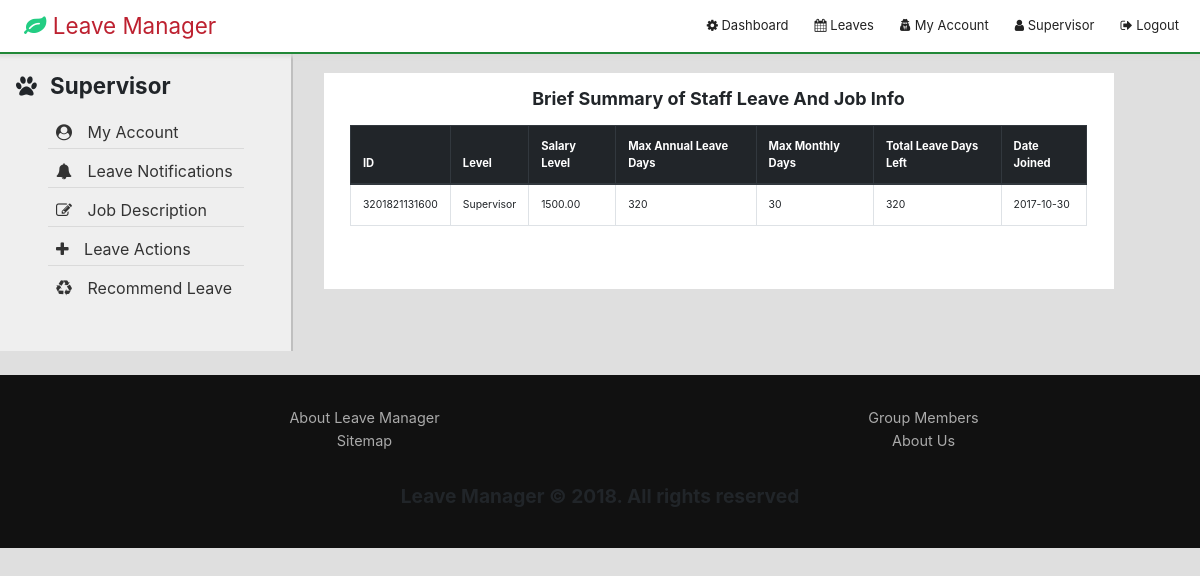
Page /dashboard.php?tab=2 (signed in) on the committed database.
### tables this page shows
CREATE TABLE `employee` (
  `id` int(11) NOT NULL,
  `staff_id` bigint(20) NOT NULL,
  `title` varchar(20) NOT NULL,
  `fname` varchar(150) NOT NULL,
  `lname` varchar(150) NOT NULL,
  `username` varchar(70) NOT NULL,
  `password` varchar(250) NOT NULL,
  `email` varchar(200) NOT NULL,
  `country_code` varchar(4) NOT NULL,
  `phone` int(10) UNSIGNED NOT NULL,
  `supervisor` varchar(200) DEFAULT NULL,
  `staff_level` enum('supervisor','non-supervisor') DEFAULT NULL,
  `date_registered` date NOT NULL
);

CREATE TABLE `job_description` (
  `id` int(11) NOT NULL,
  `staff_id` bigint(20) NOT NULL,
  `staff_level` enum('supervisor','non-supervisor') NOT NULL,
  `salary_level` decimal(45,2) NOT NULL,
  `date_joined` varchar(25) NOT NULL
);

CREATE TABLE `user_leave_metadata` (
  `id` int(11) NOT NULL,
  `staff_level` varchar(200) NOT NULL,
  `total_yr_leave_count` bigint(20) NOT NULL,
  `total_month_leave_count` bigint(20) NOT NULL,
  `current_days` int(11) NOT NULL
);

### functions.php (called while the page is built, shortened)
<?php
include_once("connection.php");
function query_db($str) {
    global $db_con;
    $res = $db_con->query($str);
    $rows = $res->fetch_object();
    return $rows;
 }
function is_session_inplace($session_var) {
    if(!isset($_SESSION[$session_var])){
        return FALSE;
    }
    return TRUE;
}

### dashboard.php (the view, shortened to what this page needs)
<?php
include_once("header.php");
if(!isset($_SESSION['staff-user']) && $_SESSION['staff-user'] == ""){
    echo "<script>location.href = 'index.php';</script>";
}else{
    $staff_username = $_SESSION['staff-user'];
    $staff_id = $_SESSION['staff-id'];
    $res = query_db("SELECT * FROM employee WHERE username = '$staff_username'");
    $id = $res->staff_id;
    $level = $res->staff_level;
    $username = $res->username;
    include_once("dash-header.php");
    echo "<div class='col-md-8 ml-md-3'>"
    . "<div class='main-content'>";
    if(isset($_GET['tab']) && $_GET['tab'] == 1){
        $tabs = <<<PHP
            <ul class="nav nav-tabs nav-fill" id="tab_content" role="tablist">
                <li class="nav-item">
                    <a class="nav-link active" id="rejected-tab" data-toggle="tab"
                        href="#rejected" role="tab" aria-controls="rejected" aria-selected="true">
                    <i class="fa fa-close"></i>
                    <span class="extra-sm break">Rejected</span>
                    </a>
                </li>
                <li class="nav-item">
                    <a class="nav-link" id="accepted-tab" data-toggle="tab"
                        href="#accepted" role="tab" aria-controls="accepted"
                            aria-selected="false">
                        <i class="fa fa-handshake-o"></i>
                        <span class="extra-sm break">Accepted</span>
                    </a>
                </li>
                <li class="nav-item">
                    <a class="nav-link" id="no-action-tab" data-toggle="tab"
                        href="#no-action" role="tab" aria-controls="no-action"
                            aria-selected="false">
                        <i class="fa fa-refresh"></i>
                        <span class="extra-sm break">Pending</span>
                    </a>
                </li>
            </ul>
PHP;
        echo $tabs.'<div class="tab-content" id="tab">';
        $result = $db_con->query("SELECT * FROM rejected_leaves WHERE staff_id = $id");
        echo '<div class="tab-pane fade show active p-5" role="tabpanel"
                aria-labelledby="rejected-tab" id="rejected">';
        if($result->num_rows > 0){
           echo '<div class="card mb-md-5">
                <h1 class="text-md text-center">Pending Leaves</h1>
                    <table class="table table-bordered table-responsive-sm w-100">
                        <thead class="thead-dark toggle-leave">
                            <th>Leave ID</th>
                            <th>Leave Type</th>
                            <th>Reason</th>
                            <th>Date Rejected</th>
                            <th>Action</th>
                        </thead>';
                    while($row = $result->fetch_object()){
                        $reason = strlen($row->reason_reject) > 0 ? substr($row->reason_reject,0,15):"No reason";
                        $reasons = nl2br($row->reason_reject);
                        $r = <<<PP
                        <tr id='to-be-removed_$row->id'>
                            <td>$row->leave_id</td>
                            <td>$row->leave_type</td>
                            <td>$reason...</td>
                            <td>
                                $row->date_rejected
                             </td>
                            <td>
                                <button class="btn details" id="$row->id">
                                    Details
                                </button>
                            </td>
                        </tr>
                        <tr id='to-replace_$row->id' class='hide'>
                            <td colspan="4">$reasons</td>
                            <td>
                                <button class="btn text-sm back-btn" name="$row->id"
                                    id="replace_$row->id">
                                    <small>Back</small>
                                </button>
                            </td>
                        </tr>
PP;
                    echo $r;
                    }
            echo "</table>
             </div>";
        }else {
            echo '<h2 class="text-center mb-5">No data available</h2>';
        }
        echo '</div>';
        $result = $db_con->query("SELECT * FROM accepted_leaves WHERE staff_id = $id");
        echo '<div class="tab-pane fade show p-5" role="tabpanel"
                aria-labelledby="accepted-tab" id="accepted">';
        if($result->num_rows > 0){
            echo '<div class="card">
                    <table class="table table-bordered table-responsive-sm w-100">
                        <thead class="thead-dark">
                            <th>Leave ID</th>
                            <th>Leave Type</th>
                            <th>Number of Days</th>
                            <th>Date Accepted</th>
                        </thead>';
            while($row = $result->fetch_object()){
                $type = ucwords(implode(' ',explode('_',$row->leave_type)));
                echo "<tr>
                        <td>$row->leave_id</td>
                        <td>$type</td>
                        <td>$row->num_days</td>
                        <td>
                            $row->date_accepted
                        </td>
                    </tr>";
            }
        echo "</table>
           </div>";
        }else {
            echo '<h2 class="text-center mb-5">No data available</h2>';
        }
        echo ' </div>';
        $rows = query_db("SELECT * FROM leave_applications WHERE action IS NULL "
                . "OR action = '' AND staff_id = $id");
        echo '<div class="tab-pane fade show p-5" role="tabpanel"
                aria-labelledby="no-action-tab" id="no-action">';
        if($rows){
            $type = ucwords(implode(' ', explode('_',$rows->leave_type)));
            $more = <<<GROUP_ONE
                <div class="card">
                    <table class="table table-bordered table-responsive-sm w-100">
                        <thead class="thead-dark">
                            <th>Leave ID</th>
                            <th>Date Requested</th>
                            <th>Leave Type</th>
                        </thead>
                        <tr>
                            <td>$rows->leave_id</td>
                            <td>$rows->date_requested</td>
                            <td>
                                $type
                            </td>
                        </tr>
                    </table>
                </form>
            </div>
GROUP_ONE;
            echo $more;
        }else {
            echo '<h2 class="text-center mb-5">No data available</h2>';
        }
        echo '</div></div></div>';
    }elseif (isset($_GET['tab']) && $_GET['tab'] == 2) {
        $stmt = $db_con->query("SELECT * FROM job_description WHERE staff_id = $staff_id");
        $rows = $stmt->num_rows;
        if($rows > 0){
                echo "<h1 class='hide'>Staff Job And Leave Info</h1>
                     <h3 class='text-center text-md'>Brief Summary of Staff Leave And Job Info</h3>
                    <div class='content mb-lg-5'>
                    <table class='table table-bordered table-responsive-sm w-100'>
                        <thead class='thead-dark'>
                            <th>ID</th>
                            <th>Level</th>
                            <th>Salary Level</th>
                            <th>Max Annual Leave Days</th>
                            <th>Max Monthly Days</th>
                            <th>Total Leave Days Left</th>
                            <th>Date Joined</th>
                        </thead>";
            while($row = $stmt->fetch_object()){
                $result = $db_con->query("SELECT * FROM user_leave_metadata WHERE staff_level =
                '$row->staff_level'");
                $level = ucwords($row->staff_level);
                echo "<tr class='text-sm'>
                        <td>$row->staff_id</td>
                        <td>$level</td>
                        <td>$row->salary_level</td>";
                if($result->num_rows > 0){
                    while($rws = $result->fetch_object()){
                        echo "<td>$rws->total_yr_leave_count</td>
                        <td>$rws->total_month_leave_count</td>
                        <td>$rws->current_days</td>";
                    }
                }
                echo "<td>$row->date_joined</td>
                    </tr>";
            }
            echo "</table>
                </div>";
        }else{
            echo "<h1 class='text-center text-md mb-lg'>Nothing to show</h1>";
        }
   }elseif (isset($_GET['tab']) && $_GET['tab'] == 3) {
        include_once("stats.php");
    }elseif (isset($_GET['tab']) && $_GET['tab'] == 4) {
        include_once("account.php");
}elseif (isset($_GET['tab']) && $_GET['tab'] == 6) {
        include_once("new-request.php");
}elseif (isset($_GET['tab']) && $_GET['tab'] == 7) {
        include_once("pending.php");
    }
    echo '</div></div></div>';
}
include_once("footer.php");
?>

### dash-header.php (shortened to what this page needs)
<?php
    if(is_session_inplace("admin-user")){
        $page = "admin.php";
    }elseif (is_session_inplace("supervisor-user")) {
        $page = "dashboard.php?type=supervisor";
    }elseif(is_session_inplace("staff-user")){
        $page = "dashboard.php";
    }
?>
<div class="row mt-4">
    <div class="col-md-3 navigation">
        <h4 class="ml-3 hide-sm">
            <i class="fa fa-paw mr-2"></i>
            <span class="extra-sm"><?php echo ucfirst($username);?></span>
        </h4>
        <ul class="main-nav">
             <li class="list-main">
                <a href="<?php echo $page;?>?tab=4">
                <i class="fa fa-user-circle icon"></i>
                <span class="extra-sm">My Account</span>
                </a>
            </li>
<?php
if(isset($_SESSION['staff-user']) && $_SESSION['staff-user'] !== ""){
?>      <li class="list-main">
                <a href="dashboard.php?tab=1">
                <i class="fa fa-bell icon"></i>
                <span class="extra-sm">Leave Notifications</span>
                </a>
            </li>
            <li class="list-main">
                <a href="dashboard.php?tab=2">
                <i class="fa fa-edit icon"></i>
                <span class="extra-sm">Job Description</span>
                </a>
            </li>
            <li class="list-main">
                <a data-toggle="collapse" href="#more" role="button"
                   aria-controls="more">
                <i class="fa fa-plus icon"></i>
                <span class="extra-sm">Leave Actions</span>
                </a>
            </li>
<?php   if($level == "supervisor"){
            echo '<li style="list-style:none;">
                    <a href="dashboard.php?tab=7">
                        <i class="fa fa-recycle icon"></i>
                        <span class="extra-sm break">Recommend Leave</span>
                    </a>
                </li>';
            }
    } ?>
        </ul>
    </div>

### rows in the picture
employee: username "Supervisor"
job_description: staff "3201821131600", staff_level "Supervisor", salary_level "1500.00", date_joined "2017-10-30"
user_leave_metadata: total_yr_leave_count "320", total_month_leave_count "30", current_days "320"

### other values in the picture
$staff_username "Supervisor"
